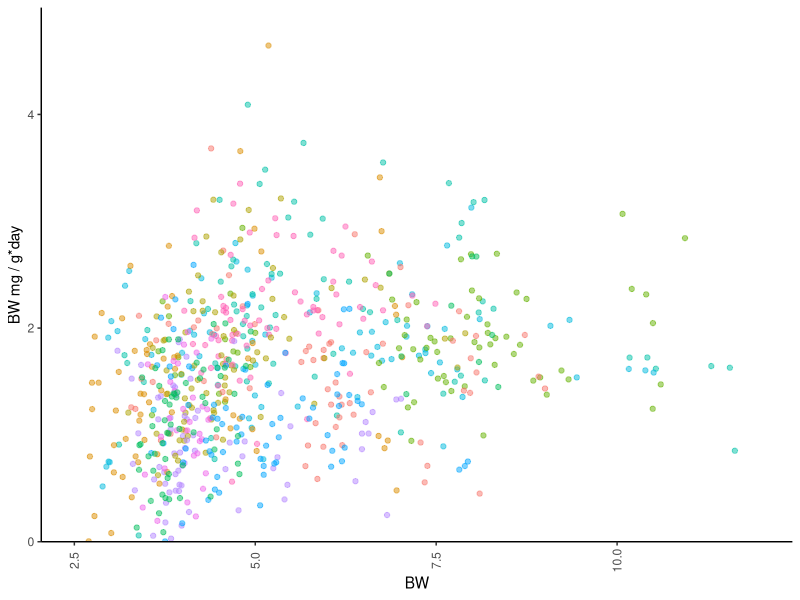
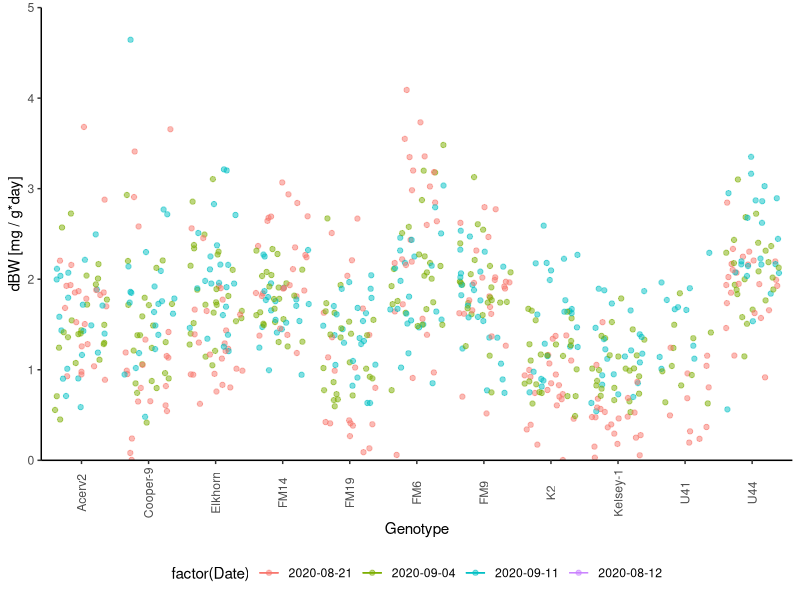
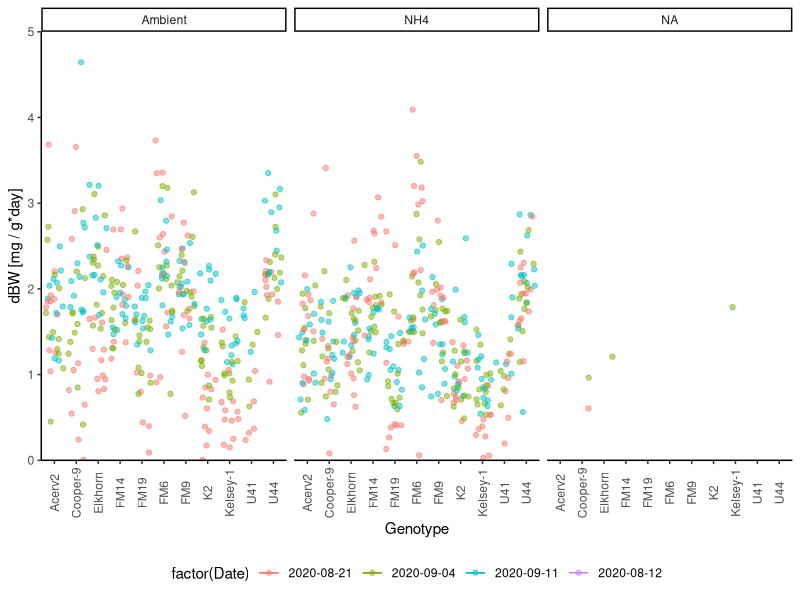
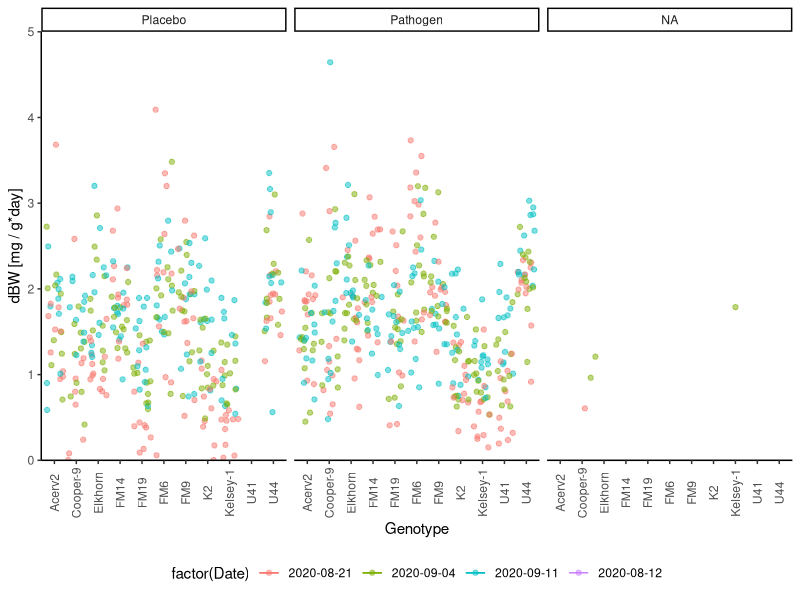
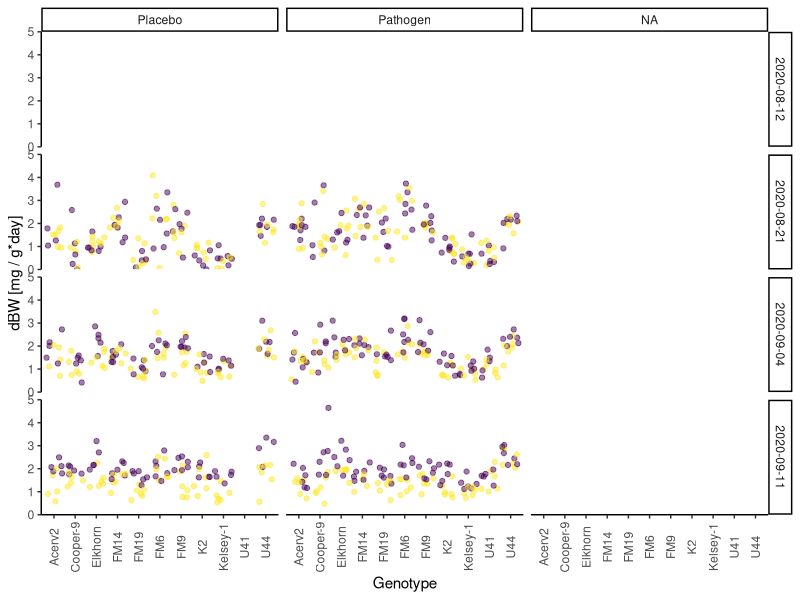
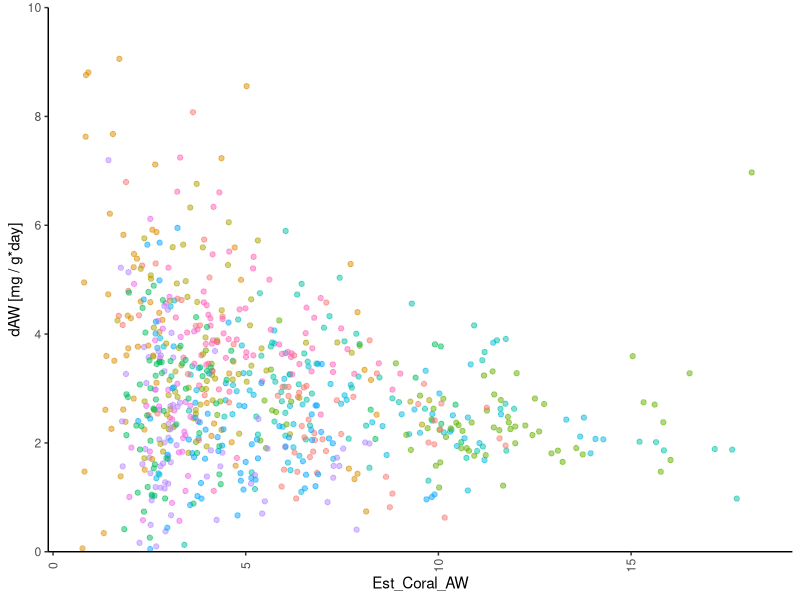
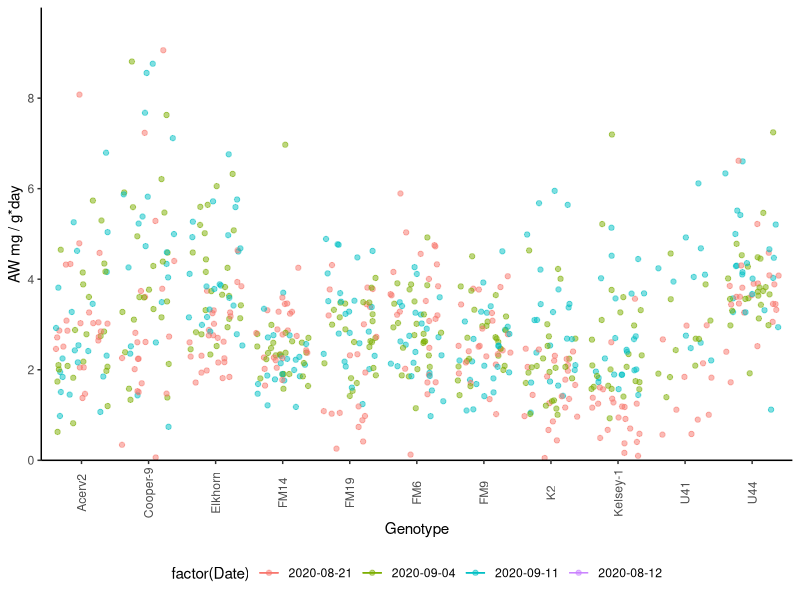
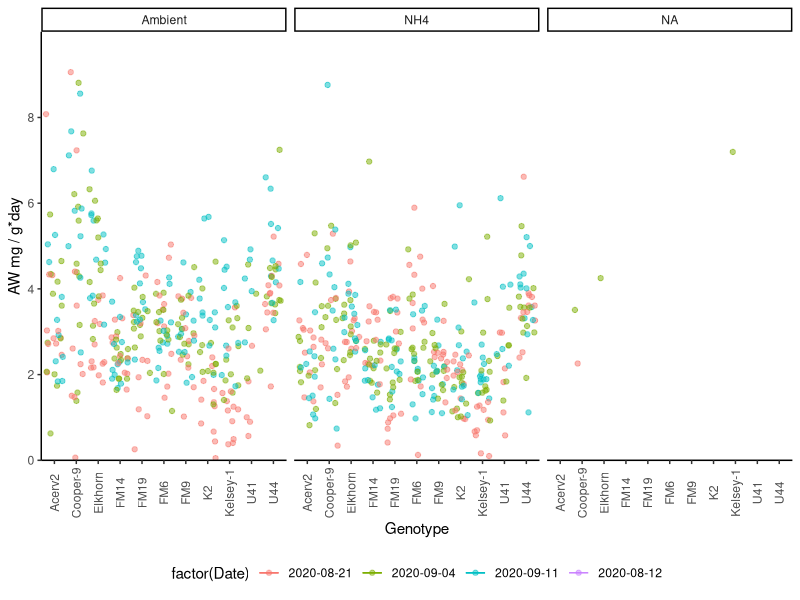

The R source for these figures, in order:
## ---- chunk 1
knitr::opts_chunk$set(echo = TRUE, warning=FALSE, message=FALSE) 
                      #fig.width=4, fig.height=3 )
## ---- chunk 2

# Libraries
  library(reshape2)
  library(tidyverse)

# Graphs

theme_set (theme_classic() + theme(panel.grid.major = element_blank(),
                              panel.grid.minor = element_blank(), 
                              axis.line = element_line(colour = "black"),
                              legend.position="none",
                              axis.text.x = element_text(angle = 90, vjust = 0.5),
                              plot.title = element_text(size=12, face="bold"),
                              #panel.border = element_rect(colour = "black", fill=NA, size=1)
                              panel.border = element_blank()
                              ))

    
# Data    
  # Fragment list
  #CurrentFragments<-read.csv("8.Metadata/Frag_assignments.csv", header = T)

  # Collection information
  #Location<-read.csv("8.Metadata/Genotypes.csv", header = T)
## ---- chunk 3

# Treatment Info
  Treatment<-read.csv("Data/Treatments.csv")
  #duplicated(Treatment$Tag)
  Treatment<-Treatment[!duplicated(Treatment$Tag), ]
  #duplicated(Treatment$Tag)
  summary(Treatment)

# Tags weight
  Tags<-read.csv("Data/Tags_W.csv")
  #duplicated(Tags$Tag)
  Tags<-Tags[!duplicated(Tags$Tag), ]
  #duplicated(Tags$Tag)
  summary(Tags)
  
  Tags$SW_den<-(999.842594+0.06793952*(Tags$Temperature)-0.00909529*(Tags$Temp)^2+0.0001001685*
    (Tags$Temperature)^3-0.000001120083*(Tags$Temperature)^4+0.000000006536332*(Tags$Temp)^5+(0.824493-0.0040899*
    (Tags$Temperature)+0.000076438*(Tags$Temperature)^2-0.00000082467*(Tags$Temperature)^3+0.0000000053875*
    (Tags$Temperature)^4)*(Tags$Salinity)+(-0.00572466+0.00010227*(Tags$Temperature)-0.0000016546*
    (Tags$Temperature)^2)* (Tags$Salinity)^1.5+0.00048314*(Tags$Salinity)^2)*0.001
  
   #Tags$Estimated_Density<-(-Tags$SW_den/((Tags$T_BW/Tags$T_AW)-1))
   
  Tags %>%
      group_by(T_Type) %>%
      summarise_at(vars(T_AW, T_BW), funs(mean(., na.rm=TRUE)))

## ---- chunk 4

# 1. BW data
  BW_Tall<-read.csv("Data/BW_ Long_data.csv")
  
  #BW_Tall$Estimated.W.density[BW_Tall$Estimated.W.density == "#VALUE!" ] <-NA
  #BW_Tall$Estimated.W.density<-as.numeric(as.character(BW_Tall$Estimated.W.density))
  
  #BW_Tall$Estimated_AW [BW_Tall$Estimated_AW == "#VALUE!" ] <-NA
  #BW_Tall$Estimated_AW<-as.numeric(as.character(BW_Tall$Estimated_AW))
  
# 2. Data clean-up an types: 
  
  # Variable types 
    #BW_Tall$Time <- as.factor(BW_Tall$Time)
    #BW_Tall$Time<-as.numeric(BW_Tall$Time)
    BW_Tall$Date<-as.Date(BW_Tall$Date, "%Y-%m-%d")
    BW_Tall$Day<-(as.numeric(BW_Tall$Date)-18486)
  
  # Remove-unused data    
    #Extras <- BW_Tall[which (BW_Tall$Nutrients=="Extra"), ]
    #BW_Tall <- droplevels(BW_Tall[!rownames(BW_Tall) %in%
    #                                   rownames(Extras), ])

# 3. Merge with treatments
    BW_Tall<-plyr::join(BW_Tall, Treatment, by = "Tag", 
                type = "left", match = "all")

    BW_Tall<-plyr::join(BW_Tall, Tags, by = "Tag", 
                type = "left", match = "all")
    
    BW_Tall$Nutrients<-factor(BW_Tall$Nutrients, 
                             levels= c("Ambient", "NH4"), ordered=TRUE)
    BW_Tall$Disease<-factor(BW_Tall$Disease, 
                             levels= c("Placebo", "Pathogen"), ordered=TRUE)

# 4. Replicates
    BW_Tall$Tank<-factor(BW_Tall$Tank, ordered=FALSE)
    BW_Tall$Genotype<-factor(BW_Tall$Genotype, ordered=FALSE)

    summary(BW_Tall)

## ---- chunk 5
    
BW.data<-BW_Tall[order(BW_Tall$Tag), ]

# 3. Calculate days bw BW data points
BW.data<-BW.data %>%
  group_by(Tag) %>%
  dplyr::mutate(Days = Day - lag(Day, default = Day[1]))

# 4. Calculate change in BW bw data points
BW.data<-BW.data %>%
  group_by(Tag) %>%
  dplyr::mutate(dBW = BW - lag(BW, default = BW[1]))

BW.data<-BW.data %>%
  group_by(Tag) %>%
  dplyr::mutate(dBW_r = dBW/(Days*lag(BW, default = BW[1])))

BW.data$dBW_r<-BW.data$dBW_r*1000

summary(BW.data)
## ---- chunk 6
SizeBiasCheck<- ggplot(BW.data, aes (BW, dBW_r, colour=factor(Genotype))) +
  #geom_smooth(method = "lm")+
  geom_jitter(alpha=0.5) + 
  scale_y_continuous(limits = c(0, 5),
                         breaks = seq(0, 6,2),  
                         expand = c(0, 0),
                         name=("BW mg / g*day"))
SizeBiasCheck
## ---- chunk 7
 
BW_Genet<- ggplot(BW.data, aes (Genotype, dBW_r, colour=factor(Date))) +
  stat_summary(fun.data = "mean_cl_boot",geom = "errorbar", width = 0.2 )+
  stat_summary(fun.y=mean, geom="line") + 
  geom_jitter(alpha=0.5) +
  scale_y_continuous(limits = c(0, 5),
                         breaks = seq(0, 5,1),  
                         expand = c(0, 0),
                         name=("dBW [mg / g*day]"))+
  theme(legend.position = "bottom")
  
BW_Genet
BW_Genet+ facet_wrap(~Nutrients)
BW_Genet+ facet_wrap(~Disease)
#BW_Genet+ facet_wrap(Nutrients~Disease)
## ---- chunk 8
BW_Bias<- ggplot(BW.data, aes (Genotype, dBW_r, colour=factor(Nutrients))) +
  stat_summary(fun.data = "mean_cl_boot",geom = "errorbar", width = 0.2 )+
  stat_summary(fun.y=mean, geom="line") + 
  geom_jitter(alpha=0.5) +
  scale_y_continuous(limits = c(0, 5),
                         breaks = seq(0, 5,1),  
                         expand = c(0, 0),
                         name=("dBW [mg / g*day]"))
BW_Bias + facet_grid(Date~Disease)

## ---- chunk 9

# 1. Coral BW
  BW.data$Coral_BW<-(BW.data$BW)-(BW.data$T_BW)

# 2. Water density

  BW.data$SW_den<-(999.842594+0.06793952*(BW.data$Temp)-0.00909529*(BW.data$Temp)^2+0.0001001685*
    (BW.data$Temp)^3-0.000001120083*(BW.data$Temp)^4+0.000000006536332*(BW.data$Temp)^5+(0.824493-0.0040899*
    (BW.data$Temp)+0.000076438*(BW.data$Temp)^2-0.00000082467*(BW.data$Temp)^3+0.0000000053875*(BW.data$Temp)^4)*
    (BW.data$Salinity)+(-0.00572466+0.00010227*(BW.data$Temp)-0.0000016546*(BW.data$Temp)^2)*
    (BW.data$Salinity)^1.5+0.00048314*(BW.data$Salinity)^2)*0.001
    
# 3. Coral air weight
  BW.data$Est_Coral_AW<-(BW.data$Coral_BW)*(1/(1-(BW.data$SW_den)/2.4))
  
# 4. Calculate change in AW bw data points
  BW.data<-BW.data %>%
    dplyr::group_by(Tag) %>%
    dplyr::mutate(dAW = Est_Coral_AW - lag(Est_Coral_AW, default = Est_Coral_AW[1]))

BW.data<-BW.data %>%
  group_by(Tag) %>%
  dplyr::mutate(dAW_r = dAW/(Days*lag(Est_Coral_AW, default = Est_Coral_AW[1])))


BW.data$dAW_r<-BW.data$dAW_r*1000

summary(BW.data)

BW.CRF<-BW.data[which(BW.data$Genotype=='K2'|
                      BW.data$Genotype=='U41'|
                      BW.data$Genotype=='U44'), ]

BW.UM<-BW.data[which(BW.data$Genotype=='Acerv2'|
                      BW.data$Genotype=='Cooper-9'|
                      BW.data$Genotype=='Elkhorn'|
                      BW.data$Genotype=='Kelsey-1'), ]

BW.FWC<-BW.data[which(BW.data$Genotype=='FM14'|
                      BW.data$Genotype=='FM6'|
                      BW.data$Genotype=='FM9'), ]

## ---- chunk 10
SizeBiasCheck<- ggplot(BW.data, aes (Est_Coral_AW, dAW_r, colour=factor(Genotype))) +
  #stat_summary(fun.data = "mean_cl_boot",geom = "errorbar", width = 0.2 )+
  #stat_summary(fun.y=mean, geom="line") + 
  geom_jitter(alpha=0.5) + 
  scale_y_continuous(limits = c(0, 10),
                         breaks = seq(0, 10,2),  
                         expand = c(0, 0),
                         name=("dAW [mg / g*day]"))
SizeBiasCheck
## ---- chunk 11
 
AW_Genet<- ggplot(BW.data, aes (Genotype, dAW_r, colour=factor(Date))) +
  stat_summary(fun.data = "mean_cl_boot",geom = "errorbar", width = 0.2 )+
  stat_summary(fun.y=mean, geom="line") + 
  theme(legend.position = "none")+
  geom_jitter(alpha=0.5) + theme(legend.position = "bottom")+
  scale_y_continuous(limits = c(0, 10),
                         breaks = seq(0, 8,2),  
                         expand = c(0, 0),
                         name=("AW mg / g*day"))
  
AW_Genet
AW_Genet+ facet_wrap(~Nutrients)
AW_Genet+ facet_wrap(~Disease)

AW_Genet2<- ggplot(BW.data, aes (Date, dAW_r, colour=Genotype)) +
  stat_summary(fun.data = "mean_cl_boot",geom = "errorbar", width = 0.2 )+
  stat_summary(fun.y=mean, geom="line") + 
  theme(legend.position = "none")+
  geom_jitter(shape=21, alpha=0.3)+
  scale_y_continuous(limits = c(0, 10),
                         breaks = seq(0, 10,2),  
                         expand = c(0, 0),
                         name=("AW mg / g*day"))+
  theme(legend.position = "bottom")
 
AW_Genet2
AW_Genet2 + facet_grid(Nutrients~Disease)

## ---- chunk 12
BW_Frag<- ggplot(BW.data, aes (Date, dAW_r, group=(Tag),
                                    colour=factor(Genotype))) + 
      geom_line()+
      geom_hline(yintercept = 0, linetype=3)+
      
      #scale_x_continuous(name="Days", 
       #                  breaks = seq(0, 30, by=15)) +
      scale_y_continuous(name="Growth (mg / g d)", 
                         limits = c(-2, 10),
                         breaks = seq(-1, 10, by=1)) +
    
    theme(legend.position="bottom",
        legend.title = element_blank(), 
        strip.background =element_rect(fill=NA)) 
BW_Frag+facet_wrap(~Genotype)
## ---- chunk 13
AW_Tank<- ggplot(BW.data, aes (Tank, dAW_r)) +
  stat_summary(fun.data = "mean_cl_boot",geom = "errorbar", width = 0.2 )+
  stat_summary(fun.y=mean, geom="line") + 
  scale_y_continuous(limits = c(0, 10),
                         breaks = seq(0, 10,2),  
                         expand = c(0, 0),
                         name=("Growth rate (mg / g day)"))+
  geom_jitter(aes(colour=Genotype), shape=21, alpha=0.3)+
  facet_wrap(~Date) +
  theme(legend.position = "bottom")
AW_Tank

#AW_Tank+ facet_wrap(Date~Nutrients)
#AW_Tank+ facet_wrap(Date~Disease)

## ---- chunk 14
AW_Disease<- ggplot(BW.data, aes (Disease, dAW_r)) +
  stat_summary(fun.data = "mean_cl_boot",geom = "errorbar", width = 0.2 )+
  stat_summary(fun.y=mean, geom="line") + 
  scale_y_continuous(limits = c(-3, 10),
                         breaks = seq(-3, 10,2),  
                         expand = c(0, 0),
                         name=("Growth rate (mg/g day)"))+
  geom_jitter(aes(colour=Genotype), alpha=0.3)+
  facet_wrap(~Date) +
  theme(legend.position = "bottom")
AW_Disease

AW_Disease + facet_wrap(Date~Nutrients)
AW_Disease + facet_wrap(Date~Disease)

## ---- chunk 15
AW_Bias<- ggplot(BW.data, aes (Date, dAW_r, colour=factor(Genotype), shape=(Nutrients))) +
  stat_summary(fun.data = "mean_cl_boot",geom = "errorbar", width = 0.2 )+
  stat_summary(fun.y=mean, geom="line") + 
  geom_jitter(alpha=0.5) +
  scale_y_continuous(limits = c(0, 5),
                         breaks = seq(0, 5,1),  
                         expand = c(0, 0),
                         name=("dBW [mg / g*day]"))
AW_Bias + facet_grid(~Disease)+
  theme(legend.position = "bottom")


#Summary<-BW.data %>% group_by(Genotype, Nutrients, Disease) %>% count(Date)
#BW_Tall2<-BW.data %>% group_by(Disease, Genotype, Nutrients) %>% add_count(Date)
#write.csv(Summary, "numbers.csv")

## ---- chunk 16
# Creates bibliography 
#knitr::write_bib(c(.packages()), "packages.bib")
